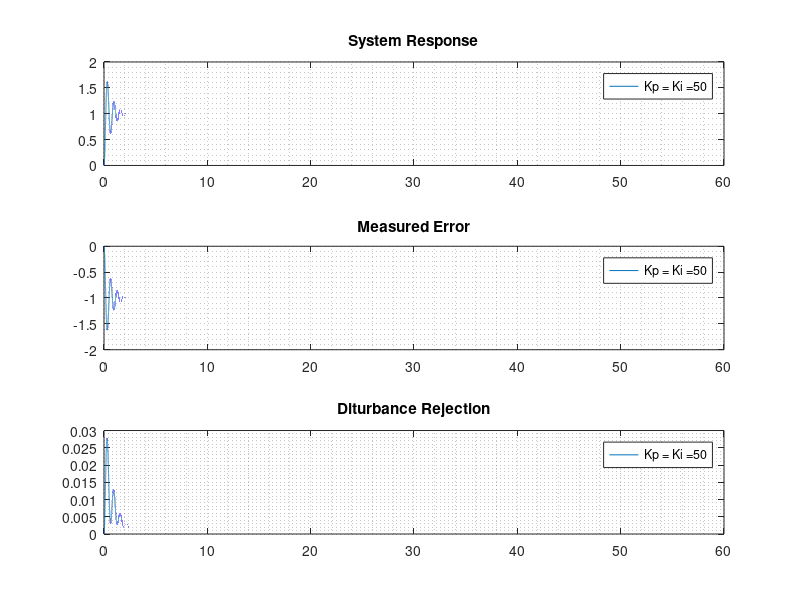

Here is the MATLAB script that generated this plot: (Note: this script raises an error after producing the figure.)
clc, clear all, close all

% 0.5 1 2 4 6 10
% Ki = 0;
% % 0.125 0.25 0.5 2.5 6.5
% Kp = 0.5;
% 
% sim('Model.slx');
% 
% t = y.Time;
% y = y.Data;
% e = e.Data;
% u = u.Data;
% r = r.Data;
% d = d.Data;
% 
% figure(1)
% subplot(3,1,1);
% plot(t, y), hold on
% plot(t, r), hold on
% plot(t, d), hold off
% grid minor
% xlabel('Time (s)');
% ylabel('Response Value');
% title('Plant Response');
% legend('Plant Response', 'System Input', 'System Disturbance');
% 
% subplot(3,1,2);
% plot(t, e), grid minor
% xlabel('Time (s)');
% ylabel('Error Response');
% title('Error Response');
% 
% subplot(3,1,3);
% plot(t, u), grid minor
% xlabel('Time (s)');
% ylabel('Plant Input');
% title('Plant Input');

%% By Hand

% Kpv = [6.5];
Kiv = [50];
plegend = cell(length(Kiv), 1);
for i = 1:length(Kiv)
    plegend{i} = strcat('Kp = Ki = ', num2str(Kiv(i)));
end

s = tf('s');
G = 2/(s^2 + 4*s + 3);
u = 0; % step input

tspan = 0:1e-4:60;

figure(2)
for i = 1:length(Kiv)
    Ki = Kiv(i);
    Kp = Ki;
    Gc = Kp + Ki/s;
    Gsys = feedback(Gc*G, 1);
    Gdr = feedback(G, Gc);
    
    [y,t] = step(Gsys, tspan);
    error = u - y;
    
    [y2,t2] = step(Gdr, tspan);
    
    subplot(3,1,1)
    plot(t, y), hold on
    grid minor
    legend(plegend)
    title('System Response')
    subplot(3,1,2)
    plot(t, error), hold on
    grid minor
    title('Measured Error')
    legend(plegend)
    subplot(3,1,3)
    plot(t2, y2), hold on
    title('Diturbance Rejection')
    legend(plegend)
    grid minor
end
stepinfo(Gsys)
%% Each plot separately
